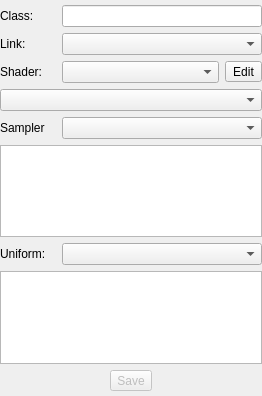
<?xml version="1.0" encoding="UTF-8"?>
<ui version="4.0">
 <class>MaterialWidget</class>
 <widget class="QWidget" name="MaterialWidget">
  <property name="geometry">
   <rect>
    <x>0</x>
    <y>0</y>
    <width>262</width>
    <height>396</height>
   </rect>
  </property>
  <property name="windowTitle">
   <string>Material Settings[*]</string>
  </property>
  <layout class="QGridLayout" name="gridLayout">
   <property name="leftMargin">
    <number>0</number>
   </property>
   <property name="topMargin">
    <number>5</number>
   </property>
   <property name="rightMargin">
    <number>0</number>
   </property>
   <property name="bottomMargin">
    <number>5</number>
   </property>
   <property name="verticalSpacing">
    <number>6</number>
   </property>
   <item row="0" column="0">
    <widget class="QLabel" name="label_2">
     <property name="sizePolicy">
      <sizepolicy hsizetype="Fixed" vsizetype="Preferred">
       <horstretch>0</horstretch>
       <verstretch>0</verstretch>
      </sizepolicy>
     </property>
     <property name="minimumSize">
      <size>
       <width>38</width>
       <height>0</height>
      </size>
     </property>
     <property name="text">
      <string>Class:</string>
     </property>
    </widget>
   </item>
   <item row="0" column="1" colspan="2">
    <widget class="QLineEdit" name="m_className">
     <property name="sizePolicy">
      <sizepolicy hsizetype="Preferred" vsizetype="Fixed">
       <horstretch>0</horstretch>
       <verstretch>0</verstretch>
      </sizepolicy>
     </property>
     <property name="minimumSize">
      <size>
       <width>190</width>
       <height>0</height>
      </size>
     </property>
    </widget>
   </item>
   <item row="1" column="0">
    <widget class="QLabel" name="label_5">
     <property name="minimumSize">
      <size>
       <width>56</width>
       <height>0</height>
      </size>
     </property>
     <property name="text">
      <string>Link:</string>
     </property>
    </widget>
   </item>
   <item row="1" column="1" colspan="2">
    <widget class="MaterialComboBox" name="m_linkMaterial">
     <property name="minimumSize">
      <size>
       <width>196</width>
       <height>0</height>
      </size>
     </property>
    </widget>
   </item>
   <item row="2" column="0">
    <widget class="QLabel" name="label">
     <property name="minimumSize">
      <size>
       <width>56</width>
       <height>0</height>
      </size>
     </property>
     <property name="text">
      <string>Shader:</string>
     </property>
    </widget>
   </item>
   <item row="2" column="1">
    <widget class="ShaderComboBox" name="m_shader">
     <property name="minimumSize">
      <size>
       <width>149</width>
       <height>0</height>
      </size>
     </property>
    </widget>
   </item>
   <item row="2" column="2">
    <widget class="QToolButton" name="m_editShader">
     <property name="minimumSize">
      <size>
       <width>37</width>
       <height>0</height>
      </size>
     </property>
     <property name="text">
      <string>Edit</string>
     </property>
    </widget>
   </item>
   <item row="3" column="0" colspan="3">
    <widget class="CheckBoxList" name="m_shaderFlags">
     <property name="sizePolicy">
      <sizepolicy hsizetype="Minimum" vsizetype="Fixed">
       <horstretch>0</horstretch>
       <verstretch>0</verstretch>
      </sizepolicy>
     </property>
     <property name="minimumSize">
      <size>
       <width>262</width>
       <height>0</height>
      </size>
     </property>
     <property name="editable">
      <bool>false</bool>
     </property>
    </widget>
   </item>
   <item row="4" column="0">
    <widget class="QLabel" name="label_3">
     <property name="minimumSize">
      <size>
       <width>56</width>
       <height>0</height>
      </size>
     </property>
     <property name="text">
      <string>Sampler</string>
     </property>
    </widget>
   </item>
   <item row="4" column="1" colspan="2">
    <widget class="QComboBox" name="m_texUnitCombo">
     <property name="minimumSize">
      <size>
       <width>196</width>
       <height>0</height>
      </size>
     </property>
    </widget>
   </item>
   <item row="5" column="0" colspan="3">
    <widget class="QPropertyEditorWidget" name="m_texUnitProperties">
     <property name="sizePolicy">
      <sizepolicy hsizetype="Minimum" vsizetype="Expanding">
       <horstretch>0</horstretch>
       <verstretch>0</verstretch>
      </sizepolicy>
     </property>
     <property name="minimumSize">
      <size>
       <width>256</width>
       <height>0</height>
      </size>
     </property>
     <property name="frameShadow">
      <enum>QFrame::Sunken</enum>
     </property>
    </widget>
   </item>
   <item row="6" column="0">
    <widget class="QLabel" name="label_4">
     <property name="minimumSize">
      <size>
       <width>56</width>
       <height>0</height>
      </size>
     </property>
     <property name="text">
      <string>Uniform:</string>
     </property>
    </widget>
   </item>
   <item row="6" column="1" colspan="2">
    <widget class="QComboBox" name="m_uniformCombo">
     <property name="minimumSize">
      <size>
       <width>196</width>
       <height>0</height>
      </size>
     </property>
    </widget>
   </item>
   <item row="7" column="0" colspan="3">
    <widget class="QPropertyEditorWidget" name="m_uniformProperties">
     <property name="sizePolicy">
      <sizepolicy hsizetype="MinimumExpanding" vsizetype="Expanding">
       <horstretch>0</horstretch>
       <verstretch>0</verstretch>
      </sizepolicy>
     </property>
     <property name="minimumSize">
      <size>
       <width>256</width>
       <height>0</height>
      </size>
     </property>
     <property name="frameShape">
      <enum>QFrame::StyledPanel</enum>
     </property>
    </widget>
   </item>
   <item row="8" column="0" colspan="3">
    <layout class="QHBoxLayout">
     <item>
      <spacer>
       <property name="minimumSize">
        <size>
         <width>97</width>
         <height>0</height>
        </size>
       </property>
       <property name="orientation">
        <enum>Qt::Horizontal</enum>
       </property>
       <property name="sizeType">
        <enum>QSizePolicy::MinimumExpanding</enum>
       </property>
       <property name="sizeHint" stdset="0">
        <size>
         <width>20</width>
         <height>20</height>
        </size>
       </property>
      </spacer>
     </item>
     <item>
      <widget class="QToolButton" name="m_saveButton">
       <property name="enabled">
        <bool>false</bool>
       </property>
       <property name="minimumSize">
        <size>
         <width>40</width>
         <height>0</height>
        </size>
       </property>
       <property name="text">
        <string>Save</string>
       </property>
      </widget>
     </item>
     <item>
      <spacer>
       <property name="minimumSize">
        <size>
         <width>97</width>
         <height>0</height>
        </size>
       </property>
       <property name="orientation">
        <enum>Qt::Horizontal</enum>
       </property>
       <property name="sizeType">
        <enum>QSizePolicy::MinimumExpanding</enum>
       </property>
       <property name="sizeHint" stdset="0">
        <size>
         <width>20</width>
         <height>20</height>
        </size>
       </property>
      </spacer>
     </item>
    </layout>
   </item>
  </layout>
 </widget>
 <customwidgets>
  <customwidget>
   <class>MaterialComboBox</class>
   <extends>QComboBox</extends>
   <header location="global">SceneEditorCore/MaterialComboBox.h</header>
  </customwidget>
  <customwidget>
   <class>ShaderComboBox</class>
   <extends>QComboBox</extends>
   <header location="global">SceneEditorCore/ShaderComboBox.h</header>
  </customwidget>
  <customwidget>
   <class>QPropertyEditorWidget</class>
   <extends>QTreeView</extends>
   <header location="global">SceneEditorCore/QPropertyEditor/QPropertyEditorWidget.h</header>
  </customwidget>
  <customwidget>
   <class>CheckBoxList</class>
   <extends>QComboBox</extends>
   <header>CheckBoxList.h</header>
  </customwidget>
 </customwidgets>
 <resources/>
 <connections/>
</ui>
